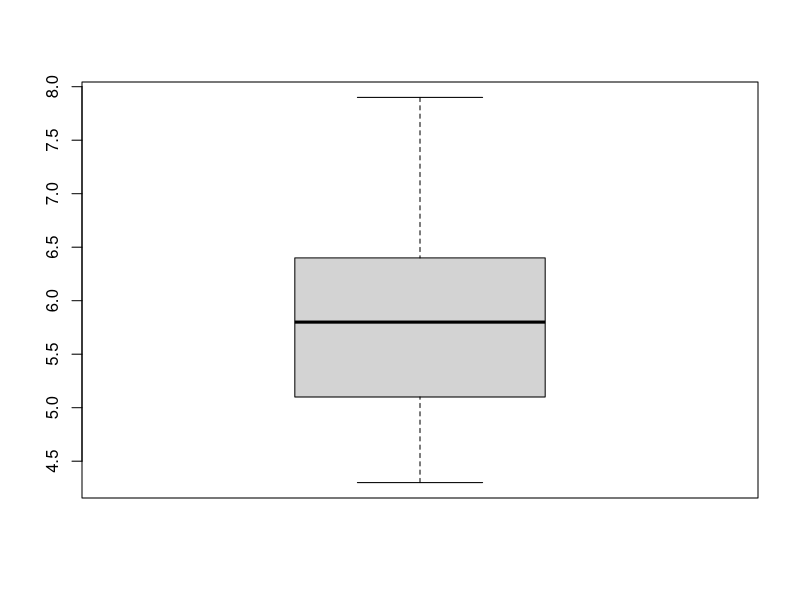
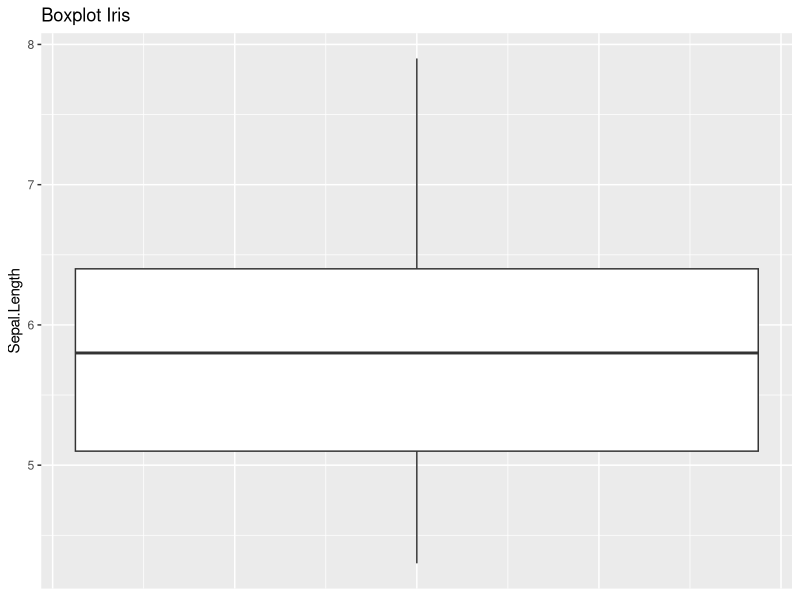
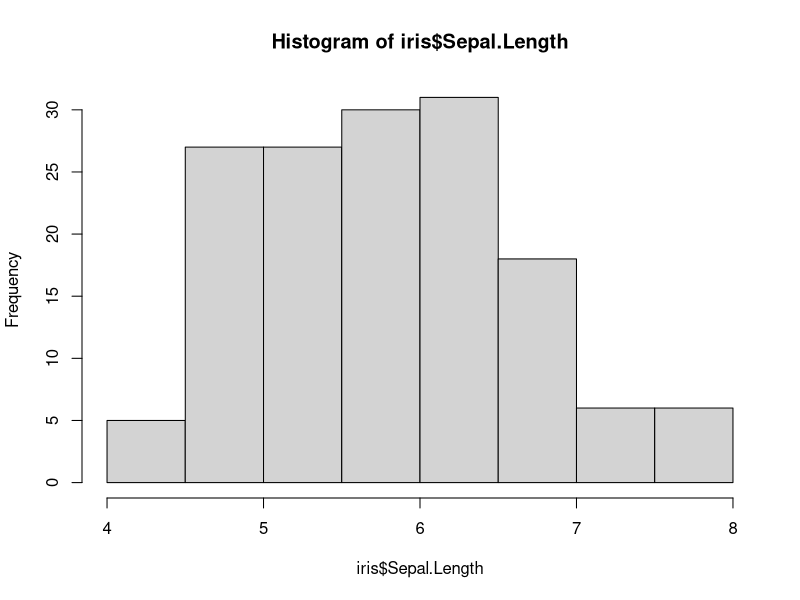
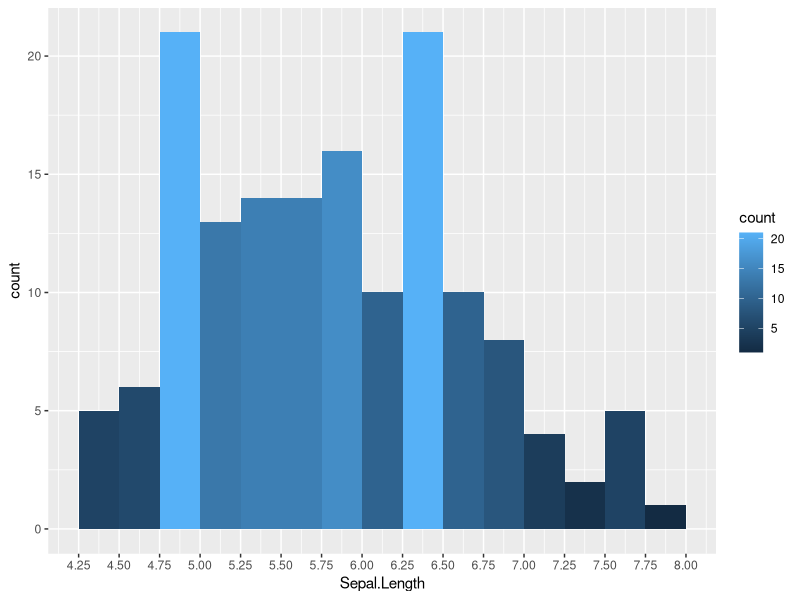

Generate these figures, in order, with R:
## ---- chunk 1
# Bibliotecas
library(knitr)
library(ggplot2)
library(cowplot)
## ---- chunk 2
nome = c('Djoko','Wilson','Jiraiya', 'Leon', 'Nilce')
est_civil = c('Solteiro','Casado','Solteiro', 'Casado', 'Casado')
escolaridade = c('Pós-graduação',
                 'Ensino médio completo',
                 'Ensino médio completo',
                 'Pós-graduação',
                 'Superior completo')
n_filhos = c(0, 0, 1, 0, 0)
salario = c(4500, 3000, 1500, 5000, 5500)
idade = c(29, 33, 33, 39, 32)
df = data.frame(nome, est_civil, escolaridade, n_filhos, salario, idade)
kable(df, align = 'c',
      caption = 'Dados sobre Youtubers.') # Melhor visualização dos dados para este PDF
## ---- chunk 3
median(df$salario)
## ---- chunk 4
# Aplicaremos a função median para todas as colunas:
apply(df, MARGIN = 2, FUN = median)
## ---- chunk 5
mean(df$salario)
## ---- chunk 6
colMeans(df[, c('idade', 'salario')])
## ---- chunk 7
nomes = c('alunoA', 'alunoB', 'alunoC',
          'alunoD', 'alunoE')
notas = matrix(c(3,4,5,6,7,
               1,3,5,7,9,
               2,5,5,5,8,
               3,5,5,5,7,
               0,0,5,10,10), nrow = 5, ncol = 5, byrow = T)
df = data.frame(notas, row.names = nomes)
colnames(df) = c('P1', 'P2', 'P3', 'P4', 'P5')
kable(df, align = 'c')
## ---- chunk 8
rowMeans(df)
## ---- chunk 9
# A função head() mostra os cinco primeiros itens de data.frame:
head(iris)
## ---- chunk 10
    # O primeiro valor é a quantidade de linhas do conjunto de dados
    # e o segundo a sua quantidade de atributos
    dim(iris)
## ---- chunk 11
    str(iris) # Structure of an Arbitrary R Object
## ---- chunk 12
    summary(iris)
## ---- chunk 13
boxplot(iris$Sepal.Length)
## ---- chunk 14
ggplot(data = iris, aes(y = Sepal.Length)) +
  geom_boxplot() +
  labs(title = 'Boxplot Iris') +
  theme(axis.ticks.x = element_blank(),
  axis.text.x = element_blank())
## ---- chunk 15
hist(iris$Sepal.Length)
## ---- chunk 16
ggplot(data = iris, aes(x = Sepal.Length, fill = ..count..)) +
  geom_histogram(binwidth = 0.25, boundary = 0) +
  scale_x_continuous(breaks = seq(1, 10, by = 0.25)) 
